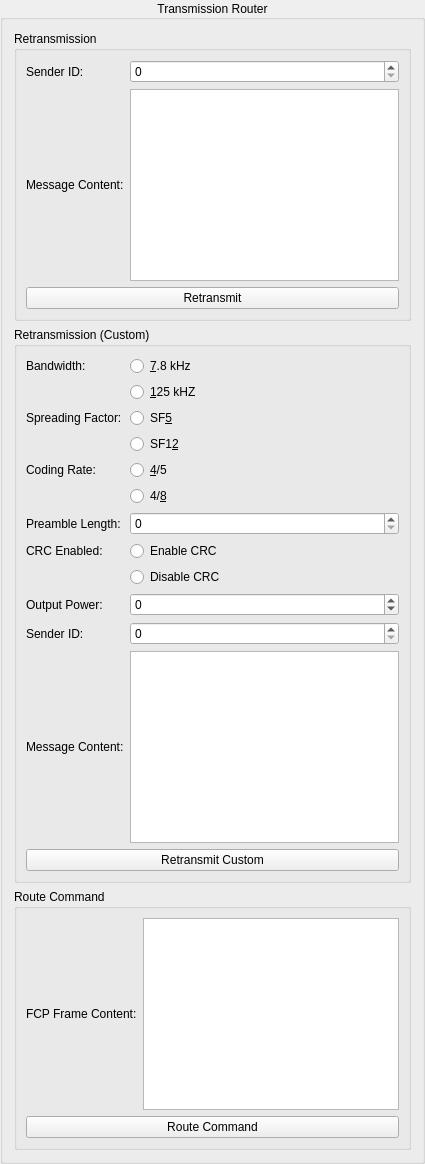
             <widget class="QGroupBox" name="transmisionRouterGroupBox">
              <property name="title">
               <string>Transmission Router</string>
              </property>
              <property name="alignment">
               <set>Qt::AlignCenter</set>
              </property>
              <layout class="QGridLayout" name="gridLayout_6">
               <item row="0" column="0">
                <widget class="QGroupBox" name="groupBox_7">
                 <property name="title">
                  <string>Retransmission</string>
                 </property>
                 <property name="flat">
                  <bool>true</bool>
                 </property>
                 <layout class="QGridLayout" name="gridLayout_27">
                  <item row="0" column="1">
                   <widget class="QSpinBox" name="TransmissionRouter_Retransmission_SendID_SpinBox"/>
                  </item>
                  <item row="0" column="0">
                   <widget class="QLabel" name="label_55">
                    <property name="text">
                     <string>Sender ID:</string>
                    </property>
                   </widget>
                  </item>
                  <item row="1" column="0">
                   <widget class="QLabel" name="label_56">
                    <property name="text">
                     <string>Message Content:</string>
                    </property>
                   </widget>
                  </item>
                  <item row="1" column="1">
                   <widget class="QPlainTextEdit" name="TransmissionRouter_Retransmission_MessageContent_PlainTextEdit"/>
                  </item>
                  <item row="3" column="0" colspan="2">
                   <widget class="QPushButton" name="TransmissionRouter_Retransmission_Retransmit_Button">
                    <property name="text">
                     <string>Retransmit</string>
                    </property>
                   </widget>
                  </item>
                 </layout>
                </widget>
               </item>
               <item row="1" column="0">
                <widget class="QGroupBox" name="groupBox_9">
                 <property name="title">
                  <string>Retransmission (Custom)</string>
                 </property>
                 <property name="flat">
                  <bool>true</bool>
                 </property>
                 <layout class="QGridLayout" name="gridLayout_29">
                  <item row="8" column="1">
                   <widget class="QRadioButton" name="TransmissionRouter_RetransmissionCustom_CRCEnabled_Disabled_RadioButton">
                    <property name="text">
                     <string>Disable CRC</string>
                    </property>
                    <attribute name="buttonGroup">
                     <string notr="true">retransmitCRCEnabledButtonGroup</string>
                    </attribute>
                   </widget>
                  </item>
                  <item row="0" column="0">
                   <widget class="QLabel" name="label_58">
                    <property name="text">
                     <string>Bandwidth:</string>
                    </property>
                   </widget>
                  </item>
                  <item row="7" column="1">
                   <widget class="QRadioButton" name="TransmissionRouter_RetransmissionCustom_CRCEnabled_Enabled_RadioButton">
                    <property name="text">
                     <string>Enable CRC</string>
                    </property>
                    <attribute name="buttonGroup">
                     <string notr="true">retransmitCRCEnabledButtonGroup</string>
                    </attribute>
                   </widget>
                  </item>
                  <item row="1" column="1">
                   <widget class="QRadioButton" name="TransmissionRouter_RetransmissionCustom_Bandwidth_125_RadioButton">
                    <property name="text">
                     <string>&amp;125 kHZ</string>
                    </property>
                    <attribute name="buttonGroup">
                     <string notr="true">retransmitBandwidthButtonGroup</string>
                    </attribute>
                   </widget>
                  </item>
                  <item row="4" column="1">
                   <widget class="QRadioButton" name="TransmissionRouter_RetransmissionCustom_CodingRate_45_RadioButton">
                    <property name="text">
                     <string>&amp;4/5</string>
                    </property>
                    <attribute name="buttonGroup">
                     <string notr="true">retransmissionCodingRateButtonGroup</string>
                    </attribute>
                   </widget>
                  </item>
                  <item row="6" column="0">
                   <widget class="QLabel" name="label_61">
                    <property name="text">
                     <string>Preamble Length:</string>
                    </property>
                   </widget>
                  </item>
                  <item row="10" column="0">
                   <widget class="QLabel" name="label_64">
                    <property name="text">
                     <string>Sender ID:</string>
                    </property>
                   </widget>
                  </item>
                  <item row="0" column="1">
                   <widget class="QRadioButton" name="TransmissionRouter_RetransmissionCustom_Bandwidth_78_RadioButton">
                    <property name="text">
                     <string>&amp;7.8 kHz</string>
                    </property>
                    <attribute name="buttonGroup">
                     <string notr="true">retransmitBandwidthButtonGroup</string>
                    </attribute>
                   </widget>
                  </item>
                  <item row="6" column="1">
                   <widget class="QSpinBox" name="TransmissionRouter_RetransmissionCustom_PreambleLength_SpinBox"/>
                  </item>
                  <item row="3" column="1">
                   <widget class="QRadioButton" name="TransmissionRouter_RetransmissionCustom_SpreadingFactor_SF12_RadioButton">
                    <property name="text">
                     <string>SF1&amp;2</string>
                    </property>
                    <attribute name="buttonGroup">
                     <string notr="true">retransmitSpreadingFactorButtonGroup</string>
                    </attribute>
                   </widget>
                  </item>
                  <item row="9" column="1">
                   <widget class="QSpinBox" name="TransmissionRouter_RetransmissionCustom_OutputPower_SpinBox">
                    <property name="minimum">
                     <number>-17</number>
                    </property>
                    <property name="maximum">
                     <number>22</number>
                    </property>
                   </widget>
                  </item>
                  <item row="7" column="0">
                   <widget class="QLabel" name="label_62">
                    <property name="text">
                     <string>CRC Enabled:</string>
                    </property>
                   </widget>
                  </item>
                  <item row="5" column="1">
                   <widget class="QRadioButton" name="TransmissionRouter_RetransmissionCustom_CodingRate_48_RadioButton">
                    <property name="text">
                     <string>4/&amp;8</string>
                    </property>
                    <attribute name="buttonGroup">
                     <string notr="true">retransmissionCodingRateButtonGroup</string>
                    </attribute>
                   </widget>
                  </item>
                  <item row="2" column="1">
                   <widget class="QRadioButton" name="TransmissionRouter_RetransmissionCustom_SpreadingFactor_SF5_RadioButton">
                    <property name="text">
                     <string>SF&amp;5</string>
                    </property>
                    <attribute name="buttonGroup">
                     <string notr="true">retransmitSpreadingFactorButtonGroup</string>
                    </attribute>
                   </widget>
                  </item>
                  <item row="9" column="0">
                   <widget class="QLabel" name="label_63">
                    <property name="text">
                     <string>Output Power:</string>
                    </property>
                   </widget>
                  </item>
                  <item row="4" column="0">
                   <widget class="QLabel" name="label_60">
                    <property name="text">
                     <string>Coding Rate:</string>
                    </property>
                   </widget>
                  </item>
                  <item row="2" column="0">
                   <widget class="QLabel" name="label_59">
                    <property name="text">
                     <string>Spreading Factor:</string>
                    </property>
                   </widget>
                  </item>
                  <item row="10" column="1">
                   <widget class="QSpinBox" name="TransmissionRouter_RetransmissionCustom_SenderID_SpinBox"/>
                  </item>
                  <item row="11" column="0">
                   <widget class="QLabel" name="label_57">
                    <property name="text">
                     <string>Message Content:</string>
                    </property>
                   </widget>
                  </item>
                  <item row="11" column="1">
                   <widget class="QPlainTextEdit" name="TransmissionRouter_RetransmissionCustom_MessageContent_PlainTextEdit"/>
                  </item>
                  <item row="12" column="0" colspan="2">
                   <widget class="QPushButton" name="TransmissionRouter_RetransmissionCustom_RetransmitCustom_Button">
                    <property name="text">
                     <string>Retransmit Custom</string>
                    </property>
                   </widget>
                  </item>
                 </layout>
                </widget>
               </item>
               <item row="2" column="0">
                <widget class="QGroupBox" name="groupBox_11">
                 <property name="title">
                  <string>Route Command</string>
                 </property>
                 <property name="flat">
                  <bool>true</bool>
                 </property>
                 <layout class="QGridLayout" name="gridLayout_30">
                  <item row="1" column="1">
                   <widget class="QLabel" name="label_65">
                    <property name="text">
                     <string>FCP Frame Content:</string>
                    </property>
                   </widget>
                  </item>
                  <item row="1" column="2">
                   <widget class="QPlainTextEdit" name="RouteCommand_FCPFrameContent_PlainTextEdit"/>
                  </item>
                  <item row="2" column="1" colspan="2">
                   <widget class="QPushButton" name="RouteCommand_RouteCommand_Button">
                    <property name="text">
                     <string>Route Command</string>
                    </property>
                   </widget>
                  </item>
                 </layout>
                </widget>
               </item>
              </layout>
             </widget>
